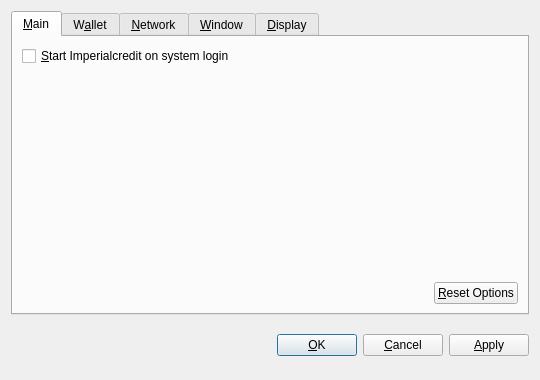
<?xml version="1.0" encoding="UTF-8"?>
<ui version="4.0">
 <class>OptionsDialog</class>
 <widget class="QDialog" name="OptionsDialog">
  <property name="geometry">
   <rect>
    <x>0</x>
    <y>0</y>
    <width>540</width>
    <height>380</height>
   </rect>
  </property>
  <property name="windowTitle">
   <string>Options</string>
  </property>
  <property name="modal">
   <bool>true</bool>
  </property>
  <layout class="QVBoxLayout" name="verticalLayout">
   <item>
    <widget class="QTabWidget" name="tabWidget">
     <property name="tabPosition">
      <enum>QTabWidget::North</enum>
     </property>
     <property name="currentIndex">
      <number>0</number>
     </property>
     <widget class="QWidget" name="tabMain">
      <attribute name="title">
       <string>&amp;Main</string>
      </attribute>
      <layout class="QVBoxLayout" name="verticalLayout_Main">
       <item>
        <widget class="QCheckBox" name="bitcoinAtStartup">
         <property name="toolTip">
          <string>Automatically start Imperialcredit after logging in to the system.</string>
         </property>
         <property name="text">
          <string>&amp;Start Imperialcredit on system login</string>
         </property>
        </widget>
       </item>
       <item>
        <spacer name="verticalSpacer_Main">
         <property name="orientation">
          <enum>Qt::Vertical</enum>
         </property>
         <property name="sizeHint" stdset="0">
          <size>
           <width>20</width>
           <height>40</height>
          </size>
         </property>
        </spacer>
       </item>
       <item>
        <layout class="QHBoxLayout" name="horizontalLayout_2_Main">
         <item>
          <spacer name="horizontalSpacer_2_Main">
           <property name="orientation">
            <enum>Qt::Horizontal</enum>
           </property>
           <property name="sizeHint" stdset="0">
            <size>
             <width>40</width>
             <height>20</height>
            </size>
           </property>
          </spacer>
         </item>
         <item>
          <widget class="QPushButton" name="resetButton">
           <property name="toolTip">
            <string>Reset all client options to default.</string>
           </property>
           <property name="text">
            <string>&amp;Reset Options</string>
           </property>
           <property name="autoDefault">
            <bool>false</bool>
           </property>
          </widget>
         </item>
        </layout>
       </item>
      </layout>
     </widget>
     <widget class="QWidget" name="tabWallet">
      <attribute name="title">
       <string>W&amp;allet</string>
      </attribute>
      <layout class="QVBoxLayout" name="verticalLayout_Network">
       <item>
        <widget class="QLabel" name="transactionFeeInfoLabel">
         <property name="text">
          <string>Optional transaction fee per kB that helps make sure your transactions are processed quickly. Most transactions are 1 kB.</string>
         </property>
         <property name="textFormat">
          <enum>Qt::PlainText</enum>
         </property>
         <property name="wordWrap">
          <bool>true</bool>
         </property>
        </widget>
       </item>
       <item>
        <layout class="QHBoxLayout" name="horizontalLayout_1_Main">
         <item>
          <widget class="QLabel" name="transactionFeeLabel">
           <property name="text">
            <string>Pay transaction &amp;fee</string>
           </property>
           <property name="textFormat">
            <enum>Qt::PlainText</enum>
           </property>
           <property name="buddy">
            <cstring>transactionFee</cstring>
           </property>
          </widget>
         </item>
         <item>
          <widget class="BitcoinAmountField" name="transactionFee"/>
         </item>
         <item>
          <spacer name="horizontalSpacer_1_Main">
           <property name="orientation">
            <enum>Qt::Horizontal</enum>
           </property>
           <property name="sizeHint" stdset="0">
            <size>
             <width>40</width>
             <height>20</height>
            </size>
           </property>
          </spacer>
         </item>
        </layout>
       </item>
       <item>
        <widget class="QLabel" name="label">
         <property name="text">
          <string>If you disable the spending of unconfirmed change, the change from a transaction cannot be used until that transaction has at least one confirmation. This also affects how your balance is computed.</string>
         </property>
         <property name="wordWrap">
          <bool>true</bool>
         </property>
        </widget>
       </item>
       <item>
        <widget class="QCheckBox" name="spendZeroConfChange">
         <property name="text">
          <string>Spend unconfirmed change  (experts only)</string>
         </property>
        </widget>
       </item>
       <item>
        <spacer name="verticalSpacer">
         <property name="orientation">
          <enum>Qt::Vertical</enum>
         </property>
         <property name="sizeHint" stdset="0">
          <size>
           <width>20</width>
           <height>40</height>
          </size>
         </property>
        </spacer>
       </item>
      </layout>
     </widget>
     <widget class="QWidget" name="tabNetwork">
      <attribute name="title">
       <string>&amp;Network</string>
      </attribute>
      <layout class="QVBoxLayout" name="verticalLayout_Network">
       <item>
        <widget class="QCheckBox" name="mapPortUpnp">
         <property name="toolTip">
          <string>Automatically open the Imperialcredit client port on the router. This only works when your router supports UPnP and it is enabled.</string>
         </property>
         <property name="text">
          <string>Map port using &amp;UPnP</string>
         </property>
        </widget>
       </item>
       <item>
        <widget class="QCheckBox" name="connectSocks">
         <property name="toolTip">
          <string>Connect to the Imperialcredit network through a SOCKS proxy (e.g. when connecting through Tor).</string>
         </property>
         <property name="text">
          <string>&amp;Connect through SOCKS proxy:</string>
         </property>
        </widget>
       </item>
       <item>
        <layout class="QHBoxLayout" name="horizontalLayout_Network">
         <item>
          <widget class="QLabel" name="proxyIpLabel">
           <property name="text">
            <string>Proxy &amp;IP:</string>
           </property>
           <property name="textFormat">
            <enum>Qt::PlainText</enum>
           </property>
           <property name="buddy">
            <cstring>proxyIp</cstring>
           </property>
          </widget>
         </item>
         <item>
          <widget class="QValidatedLineEdit" name="proxyIp">
           <property name="maximumSize">
            <size>
             <width>140</width>
             <height>16777215</height>
            </size>
           </property>
           <property name="toolTip">
            <string>IP address of the proxy (e.g. 127.0.0.1)</string>
           </property>
          </widget>
         </item>
         <item>
          <widget class="QLabel" name="proxyPortLabel">
           <property name="text">
            <string>&amp;Port:</string>
           </property>
           <property name="textFormat">
            <enum>Qt::PlainText</enum>
           </property>
           <property name="buddy">
            <cstring>proxyPort</cstring>
           </property>
          </widget>
         </item>
         <item>
          <widget class="QLineEdit" name="proxyPort">
           <property name="maximumSize">
            <size>
             <width>55</width>
             <height>16777215</height>
            </size>
           </property>
           <property name="toolTip">
            <string>Port of the proxy (e.g. 9050)</string>
           </property>
          </widget>
         </item>
         <item>
          <widget class="QLabel" name="socksVersionLabel">
           <property name="text">
            <string>SOCKS &amp;Version:</string>
           </property>
           <property name="textFormat">
            <enum>Qt::PlainText</enum>
           </property>
           <property name="buddy">
            <cstring>socksVersion</cstring>
           </property>
          </widget>
         </item>
         <item>
          <widget class="QValueComboBox" name="socksVersion">
           <property name="toolTip">
            <string>SOCKS version of the proxy (e.g. 5)</string>
           </property>
          </widget>
         </item>
         <item>
          <spacer name="horizontalSpacer_Network">
           <property name="orientation">
            <enum>Qt::Horizontal</enum>
           </property>
           <property name="sizeHint" stdset="0">
            <size>
             <width>40</width>
             <height>20</height>
            </size>
           </property>
          </spacer>
         </item>
        </layout>
       </item>
       <item>
        <spacer name="verticalSpacer_Network">
         <property name="orientation">
          <enum>Qt::Vertical</enum>
         </property>
         <property name="sizeHint" stdset="0">
          <size>
           <width>20</width>
           <height>40</height>
          </size>
         </property>
        </spacer>
       </item>
      </layout>
     </widget>
     <widget class="QWidget" name="tabWindow">
      <attribute name="title">
       <string>&amp;Window</string>
      </attribute>
      <layout class="QVBoxLayout" name="verticalLayout_Window">
       <item>
        <widget class="QCheckBox" name="minimizeToTray">
         <property name="toolTip">
          <string>Show only a tray icon after minimizing the window.</string>
         </property>
         <property name="text">
          <string>&amp;Minimize to the tray instead of the taskbar</string>
         </property>
        </widget>
       </item>
       <item>
        <widget class="QCheckBox" name="minimizeOnClose">
         <property name="toolTip">
          <string>Minimize instead of exit the application when the window is closed. When this option is enabled, the application will be closed only after selecting Quit in the menu.</string>
         </property>
         <property name="text">
          <string>M&amp;inimize on close</string>
         </property>
        </widget>
       </item>
       <item>
        <spacer name="verticalSpacer_Window">
         <property name="orientation">
          <enum>Qt::Vertical</enum>
         </property>
         <property name="sizeHint" stdset="0">
          <size>
           <width>20</width>
           <height>40</height>
          </size>
         </property>
        </spacer>
       </item>
      </layout>
     </widget>
     <widget class="QWidget" name="tabDisplay">
      <attribute name="title">
       <string>&amp;Display</string>
      </attribute>
      <layout class="QVBoxLayout" name="verticalLayout_Display">
       <item>
        <layout class="QHBoxLayout" name="horizontalLayout_1_Display">
         <item>
          <widget class="QLabel" name="langLabel">
           <property name="text">
            <string>User Interface &amp;language:</string>
           </property>
           <property name="textFormat">
            <enum>Qt::PlainText</enum>
           </property>
           <property name="buddy">
            <cstring>lang</cstring>
           </property>
          </widget>
         </item>
         <item>
          <widget class="QValueComboBox" name="lang">
           <property name="toolTip">
            <string>The user interface language can be set here. This setting will take effect after restarting Imperialcredit.</string>
           </property>
          </widget>
         </item>
        </layout>
       </item>
       <item>
        <layout class="QHBoxLayout" name="horizontalLayout_2_Display">
         <item>
          <widget class="QLabel" name="unitLabel">
           <property name="text">
            <string>&amp;Unit to show amounts in:</string>
           </property>
           <property name="textFormat">
            <enum>Qt::PlainText</enum>
           </property>
           <property name="buddy">
            <cstring>unit</cstring>
           </property>
          </widget>
         </item>
         <item>
          <widget class="QValueComboBox" name="unit">
           <property name="toolTip">
            <string>Choose the default subdivision unit to show in the interface and when sending coins.</string>
           </property>
          </widget>
         </item>
        </layout>
       </item>
       <item>
        <widget class="QCheckBox" name="displayAddresses">
         <property name="toolTip">
          <string>Whether to show Imperialcredit addresses in the transaction list or not.</string>
         </property>
         <property name="text">
          <string>&amp;Display addresses in transaction list</string>
         </property>
        </widget>
       </item>
       <item>
        <widget class="QCheckBox" name="coinControlFeatures">
         <property name="toolTip">
          <string>Whether to show coin control features or not.</string>
         </property>
         <property name="text">
          <string>Display coin &amp;control features (experts only!)</string>
         </property>
        </widget>
       </item>
       <item>
        <spacer name="verticalSpacer_Display">
         <property name="orientation">
          <enum>Qt::Vertical</enum>
         </property>
         <property name="sizeHint" stdset="0">
          <size>
           <width>20</width>
           <height>40</height>
          </size>
         </property>
        </spacer>
       </item>
      </layout>
     </widget>
    </widget>
   </item>
   <item>
    <layout class="QHBoxLayout" name="horizontalLayout_Buttons">
     <item>
      <spacer name="horizontalSpacer_1">
       <property name="orientation">
        <enum>Qt::Horizontal</enum>
       </property>
       <property name="sizeHint" stdset="0">
        <size>
         <width>40</width>
         <height>48</height>
        </size>
       </property>
      </spacer>
     </item>
     <item>
      <widget class="QLabel" name="statusLabel">
       <property name="font">
        <font>
         <weight>75</weight>
         <bold>true</bold>
        </font>
       </property>
       <property name="text">
        <string/>
       </property>
       <property name="textFormat">
        <enum>Qt::PlainText</enum>
       </property>
       <property name="wordWrap">
        <bool>true</bool>
       </property>
      </widget>
     </item>
     <item>
      <spacer name="horizontalSpacer_2">
       <property name="orientation">
        <enum>Qt::Horizontal</enum>
       </property>
       <property name="sizeHint" stdset="0">
        <size>
         <width>40</width>
         <height>48</height>
        </size>
       </property>
      </spacer>
     </item>
     <item>
      <widget class="QPushButton" name="okButton">
       <property name="text">
        <string>&amp;OK</string>
       </property>
      </widget>
     </item>
     <item>
      <widget class="QPushButton" name="cancelButton">
       <property name="text">
        <string>&amp;Cancel</string>
       </property>
       <property name="autoDefault">
        <bool>false</bool>
       </property>
      </widget>
     </item>
     <item>
      <widget class="QPushButton" name="applyButton">
       <property name="text">
        <string>&amp;Apply</string>
       </property>
       <property name="autoDefault">
        <bool>false</bool>
       </property>
      </widget>
     </item>
    </layout>
   </item>
  </layout>
 </widget>
 <customwidgets>
  <customwidget>
   <class>BitcoinAmountField</class>
   <extends>QSpinBox</extends>
   <header>bitcoinamountfield.h</header>
  </customwidget>
  <customwidget>
   <class>QValueComboBox</class>
   <extends>QComboBox</extends>
   <header>qvaluecombobox.h</header>
  </customwidget>
  <customwidget>
   <class>QValidatedLineEdit</class>
   <extends>QLineEdit</extends>
   <header>qvalidatedlineedit.h</header>
  </customwidget>
 </customwidgets>
 <resources/>
 <connections/>
</ui>
